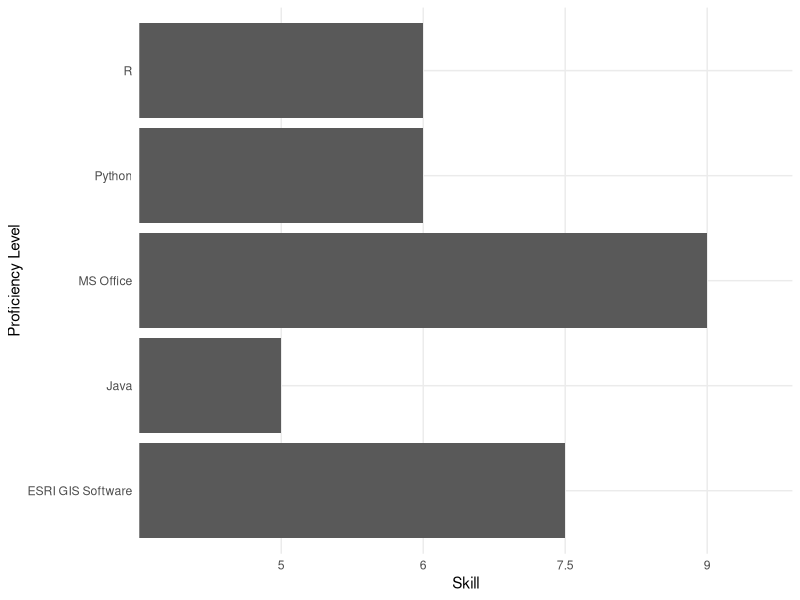

This chart was generated by the following R code:
## ---- chunk 1

library(ggplot2)

skill <- c("Python", "R", "ESRI GIS Software", "Java", "MS Office")
level <- c("6", "6", "7.5", "5", "9")

skill_data <- data.frame(skill, level)

ggplot(data = skill_data, aes(x = skill, y = level)) + 
  geom_col() + coord_flip() + 
  labs(x = "Proficiency Level", y = "Skill") +
  theme_minimal()

